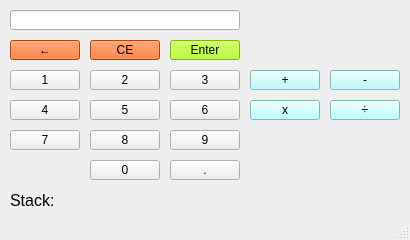
<?xml version="1.0" encoding="UTF-8"?>
<ui version="4.0">
 <class>MainWindow</class>
 <widget class="QMainWindow" name="MainWindow">
  <property name="geometry">
   <rect>
    <x>0</x>
    <y>0</y>
    <width>410</width>
    <height>240</height>
   </rect>
  </property>
  <property name="windowTitle">
   <string>MainWindow</string>
  </property>
  <widget class="QWidget" name="centralwidget">
   <widget class="QLineEdit" name="visor">
    <property name="geometry">
     <rect>
      <x>10</x>
      <y>10</y>
      <width>230</width>
      <height>20</height>
     </rect>
    </property>
   </widget>
   <widget class="QPushButton" name="backspace">
    <property name="geometry">
     <rect>
      <x>10</x>
      <y>40</y>
      <width>70</width>
      <height>20</height>
     </rect>
    </property>
    <property name="styleSheet">
     <string notr="true">background-color: rgb(255, 85, 0);</string>
    </property>
    <property name="text">
     <string>←</string>
    </property>
   </widget>
   <widget class="QPushButton" name="ce">
    <property name="geometry">
     <rect>
      <x>90</x>
      <y>40</y>
      <width>70</width>
      <height>20</height>
     </rect>
    </property>
    <property name="styleSheet">
     <string notr="true">background-color: rgb(255, 85, 0);</string>
    </property>
    <property name="text">
     <string>CE</string>
    </property>
   </widget>
   <widget class="QPushButton" name="enter">
    <property name="geometry">
     <rect>
      <x>170</x>
      <y>40</y>
      <width>70</width>
      <height>20</height>
     </rect>
    </property>
    <property name="styleSheet">
     <string notr="true">background-color: rgb(170, 255, 0);</string>
    </property>
    <property name="text">
     <string>Enter</string>
    </property>
   </widget>
   <widget class="QPushButton" name="b1">
    <property name="geometry">
     <rect>
      <x>10</x>
      <y>70</y>
      <width>70</width>
      <height>20</height>
     </rect>
    </property>
    <property name="text">
     <string>1</string>
    </property>
   </widget>
   <widget class="QPushButton" name="b2">
    <property name="geometry">
     <rect>
      <x>90</x>
      <y>70</y>
      <width>70</width>
      <height>20</height>
     </rect>
    </property>
    <property name="text">
     <string>2</string>
    </property>
   </widget>
   <widget class="QPushButton" name="b3">
    <property name="geometry">
     <rect>
      <x>170</x>
      <y>70</y>
      <width>70</width>
      <height>20</height>
     </rect>
    </property>
    <property name="text">
     <string>3</string>
    </property>
   </widget>
   <widget class="QPushButton" name="b4">
    <property name="geometry">
     <rect>
      <x>10</x>
      <y>100</y>
      <width>70</width>
      <height>20</height>
     </rect>
    </property>
    <property name="text">
     <string>4</string>
    </property>
   </widget>
   <widget class="QPushButton" name="b5">
    <property name="geometry">
     <rect>
      <x>90</x>
      <y>100</y>
      <width>70</width>
      <height>20</height>
     </rect>
    </property>
    <property name="text">
     <string>5</string>
    </property>
   </widget>
   <widget class="QPushButton" name="b6">
    <property name="geometry">
     <rect>
      <x>170</x>
      <y>100</y>
      <width>70</width>
      <height>20</height>
     </rect>
    </property>
    <property name="text">
     <string>6</string>
    </property>
   </widget>
   <widget class="QPushButton" name="b7">
    <property name="geometry">
     <rect>
      <x>10</x>
      <y>130</y>
      <width>70</width>
      <height>20</height>
     </rect>
    </property>
    <property name="text">
     <string>7</string>
    </property>
   </widget>
   <widget class="QPushButton" name="b8">
    <property name="geometry">
     <rect>
      <x>90</x>
      <y>130</y>
      <width>70</width>
      <height>20</height>
     </rect>
    </property>
    <property name="text">
     <string>8</string>
    </property>
   </widget>
   <widget class="QPushButton" name="b9">
    <property name="geometry">
     <rect>
      <x>170</x>
      <y>130</y>
      <width>70</width>
      <height>20</height>
     </rect>
    </property>
    <property name="text">
     <string>9</string>
    </property>
   </widget>
   <widget class="QPushButton" name="b0">
    <property name="geometry">
     <rect>
      <x>90</x>
      <y>160</y>
      <width>70</width>
      <height>20</height>
     </rect>
    </property>
    <property name="text">
     <string>0</string>
    </property>
   </widget>
   <widget class="QPushButton" name="point">
    <property name="geometry">
     <rect>
      <x>170</x>
      <y>160</y>
      <width>70</width>
      <height>20</height>
     </rect>
    </property>
    <property name="text">
     <string>.</string>
    </property>
   </widget>
   <widget class="QPushButton" name="add">
    <property name="geometry">
     <rect>
      <x>250</x>
      <y>70</y>
      <width>70</width>
      <height>20</height>
     </rect>
    </property>
    <property name="styleSheet">
     <string notr="true">background-color: rgb(170, 255, 255);</string>
    </property>
    <property name="text">
     <string>+</string>
    </property>
   </widget>
   <widget class="QPushButton" name="subtract">
    <property name="geometry">
     <rect>
      <x>330</x>
      <y>70</y>
      <width>70</width>
      <height>20</height>
     </rect>
    </property>
    <property name="styleSheet">
     <string notr="true">background-color: rgb(170, 255, 255);</string>
    </property>
    <property name="text">
     <string>-</string>
    </property>
   </widget>
   <widget class="QPushButton" name="multiply">
    <property name="geometry">
     <rect>
      <x>250</x>
      <y>100</y>
      <width>70</width>
      <height>20</height>
     </rect>
    </property>
    <property name="styleSheet">
     <string notr="true">background-color: rgb(170, 255, 255);</string>
    </property>
    <property name="text">
     <string>x</string>
    </property>
   </widget>
   <widget class="QPushButton" name="divide">
    <property name="geometry">
     <rect>
      <x>330</x>
      <y>100</y>
      <width>70</width>
      <height>20</height>
     </rect>
    </property>
    <property name="styleSheet">
     <string notr="true">background-color: rgb(170, 255, 255);</string>
    </property>
    <property name="text">
     <string>÷</string>
    </property>
   </widget>
   <widget class="QLabel" name="stack_label">
    <property name="geometry">
     <rect>
      <x>10</x>
      <y>190</y>
      <width>390</width>
      <height>20</height>
     </rect>
    </property>
    <property name="font">
     <font>
      <pointsize>12</pointsize>
     </font>
    </property>
    <property name="text">
     <string>Stack: </string>
    </property>
   </widget>
  </widget>
  <widget class="QStatusBar" name="statusbar"/>
 </widget>
 <resources/>
 <connections/>
</ui>
